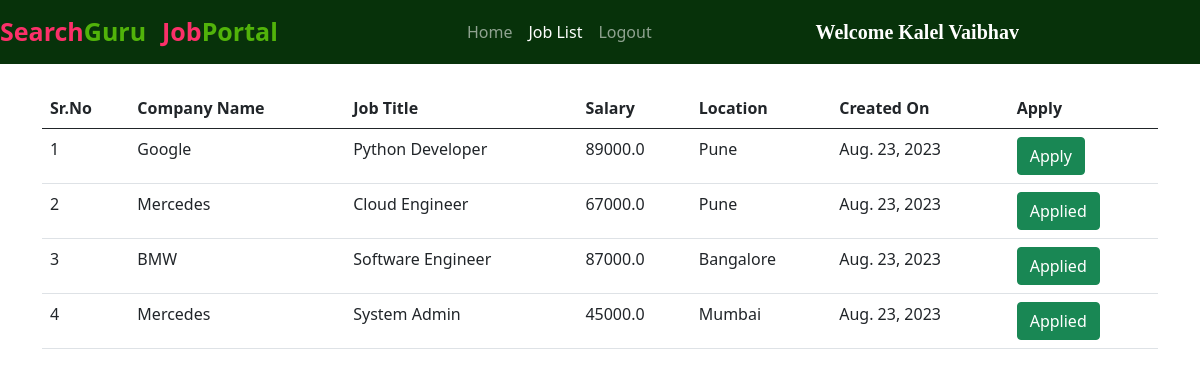
The page /all_jobs/ (signed in) on the database its author committed.
### jobs/models.py (models this page shows, shortened)
class Job(models.Model):
    company = models.ForeignKey(Company, on_delete=models.CASCADE)
    start_date = models.DateField()
    end_date = models.DateField()
    title = models.CharField(max_length=200)
    salary = models.FloatField()
    image = models.ImageField(upload_to="")
    description = models.TextField(max_length=400)
    experience = models.CharField(max_length=100)
    location = models.CharField(max_length=100)
    skills = models.CharField(max_length=200)
    creation_date = models.DateField()

class Company(models.Model):
    user = models.ForeignKey(User, on_delete=models.CASCADE)
    phone = models.CharField(max_length=10)
    image = models.ImageField(upload_to="")
    gender = models.CharField(max_length=10)
    type = models.CharField(max_length=15)
    status = models.CharField(max_length=20)
    company_name = models.CharField(max_length=100)

### jobs/views.py (the view)
# urls.py: path("all_jobs/", views.all_jobs, name="all_jobs"),
def all_jobs(request):
    jobs = Job.objects.all().order_by('-start_date')
    applicant = Applicant.objects.get(user=request.user)
    apply = Application.objects.filter(applicant=applicant)
    data = []
    for i in apply:
        data.append(i.job.id)
    return render(request, "all_jobs.html", {'jobs':jobs, 'data':data})

### jobs/templates/all_jobs.html (shortened to what this page needs)
{% extends 'user_navbar.html' %}
{% block job_list %} active {% endblock %}
{% block body %}
<div class="container mt-4">
<table class="table table-hover" id="example">
    <thead>
        <tr>
            <th>Sr.No</th>
            <th>Company Name</th>
            <th>Job Title</th>
            <th>Salary</th>
            <th>Location</th>
            <th>Created On</th>
            <th>Apply</th>
        </tr>
    </thead>
    <tbody>
        {% for job in jobs %}
        <tr>
            <td>{{forloop.counter}}</td>
            <td>{{job.company.company_name}}</td>
            <td>{{job.title}}</td>
            <td>{{job.salary}}</td>
            <td>{{job.location}}</td>
            <td>{{job.creation_date}}</td>
            {% if job.id in data %}
            <td><a class="btn btn-success">Applied</a></td>
            {% else %}
            <td><a href="/job_detail/{{job.id}}/" class="btn btn-success">Apply</a></td>
            {% endif %}
        </tr>
        {% endfor %}
    </tbody>
</table>
</div>
{% endblock %}

### jobs/templates/user_navbar.html (shortened to what this page needs)
<!doctype html>
<html lang="en">
<head>
  <link href="https://cdn.jsdelivr.net/npm/bootstrap@5.0.2/dist/css/bootstrap.min.css" rel="stylesheet"
>
  <link rel="stylesheet" href="https://cdnjs.cloudflare.com/ajax/libs/font-awesome/5.15.3/css/all.min.css">
</head>
<body>
  <nav class="navbar navbar-expand-lg navbar-dark sticky-top">
      <a class="navbar-brand" href="/"><span class="head1">Search</span><span class="head2">Guru</span></a>
      <a class="navbar-brand" href="#"><span class="head1">Job</span><span class="head2">Portal</span></a>
      <div class="container w-50">
        <div class="collapse navbar-collapse" id="navbarSupportedContent">
          <ul class="navbar-nav me-auto mb-2 mb-lg-0">
            <li class="nav-item">
              <a class="nav-link {% block home %}{% endblock %}" aria-current="page" href="/user_homepage/">Home</a>
            </li>
            <li class="nav-item">
              <a class="nav-link {% block job_list %}{% endblock %}" href="/all_jobs/">Job List</a>
            </li>
            <li class="nav-item">
              <a class="nav-link" href="/logout/">Logout</a>
            </li>
          </ul>
          <a class="navbar-brand" style="font-weight: bold; font-family: 'Times New Roman', Times, serif;"
            href="#">Welcome {{request.user.get_full_name}}</a>
        </div>
      </div>
  </nav>
  {% block body %}
  {% endblock %}
</body>
</html>
</html>

### jobs/templates/user_navbar.html (style rules this page uses)
.navbar { background-color: #07320a; }
.head1 { color: #fb3069; font-size: 25px; font-weight: bold; height: 50px; }
.head2 { color: #51b30a; font-size: 25px; font-weight: bold; }

### rows shown on the page
Job: company.company_name "Google", title "Python Developer", salary "89000.0", location "Pune", creation_date "Aug. 23, 2023"
Job: company.company_name "Mercedes", title "Cloud Engineer", salary "67000.0", location "Pune", creation_date "Aug. 23, 2023", shows "Applied"
Job: company.company_name "BMW", title "Software Engineer", salary "87000.0", location "Bangalore", creation_date "Aug. 23, 2023", shows "Applied"
Job: company.company_name "Mercedes", title "System Admin", salary "45000.0", location "Mumbai", creation_date "Aug. 23, 2023", shows "Applied"

### other values the page prints
{{ request.user.get_full_name }} "Kalel Vaibhav"
